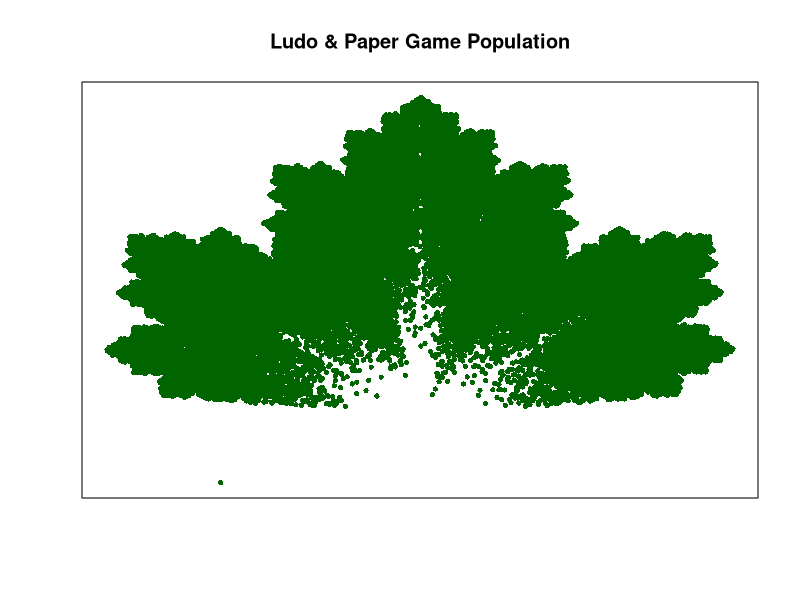

Source code (R):
## ---- chunk 1
play=function(n)
{
  X.old=0
  Y.old=0
  
  X.all=NULL
  Y.all=NULL
  
  for(i in 1:n)
  {
    sam=sample(1:4,1,replace=T)
    
    if(sam==1) 
    {
      X.new=0.8*X.old+0.1
      Y.new=0.8*Y.old+0.04
    }    
    else if(sam==2)
    {
      X.new=0.5*X.old+0.25
      Y.new=0.5*Y.old+0.4
    }
    
    else if(sam==3)
    {
      X.new=0.355*X.old-0.355*Y.old+0.266
      Y.new=0.355*X.old+0.355*Y.old+0.078
    }
    
    else
    {
      X.new=0.355*X.old+0.355*Y.old+0.378
      Y.new=-0.355*X.old+0.355*Y.old+0.434
    }
    
    X.all[i]=X.new
    Y.all[i]=Y.new
    X.old=X.new
    Y.old=Y.new
  }
  
  plot(X.all,Y.all,
              pch=16,
              col="darkgreen",
              cex=.7,
              axes=F,
              xlab="",
              ylab="",
       main="Ludo & Paper Game Population")
  box()
}

Ans=play(100000) #--- Playing this game 10000 times
